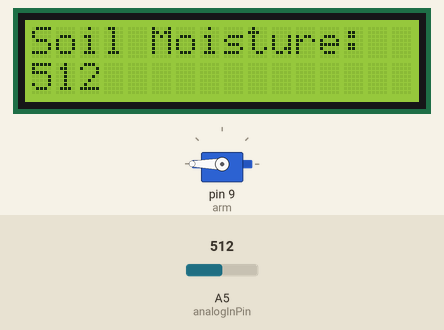
Bench run of a sketch on a simulated Arduino Uno, built with avr-gcc and run on an emulated ATmega328P. On the bench: servo, 16×2 character LCD. Inputs (shaded band) come from the test bench; at power-on: A5 (analogInPin) = 512. What the sketch prints to the serial monitor is not drawn.

Above: at 1.3 s.
1.4 s: A5 (analogInPin) set to 589
At 2.5 s:
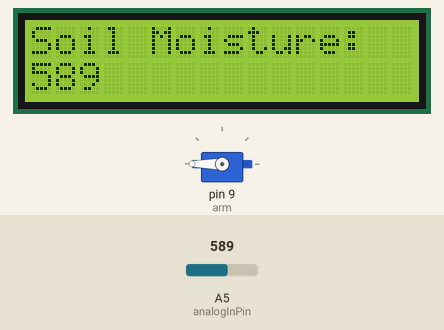
3.2 s: A5 (analogInPin) set to 615
At 4.7 s:
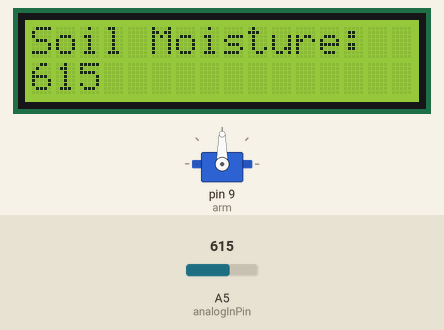
5.2 s: A5 (analogInPin) set to 590
At 6.0 s:
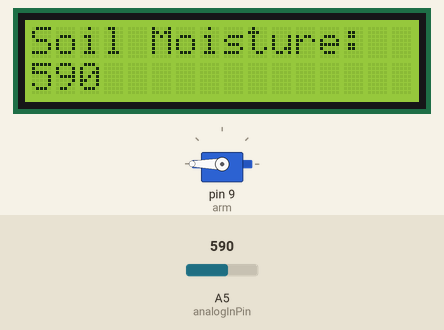
Timing chart, 0 to 8.2 s (numbered marks = the images above; inputs shaded):
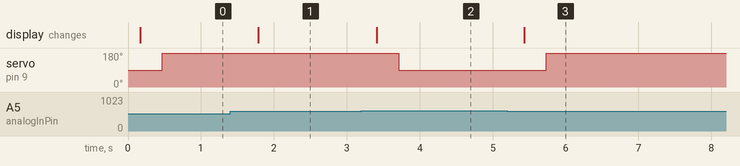

Measured:
- the behaviour switches between 600 and 601 on A5 (analogInPin) (found by bisection; images 1 and 2)
- after the input at 1.4 s, the display: changes after 0.39 s (image 1)
- after the input at 3.2 s, servo on pin 9 (arm): 180° → 90° after 0.51 s; the display: changes after 0.21 s (image 2)
- after the input at 5.2 s, servo on pin 9 (arm): 90° → 180° after 0.54 s; the display: changes after 0.24 s (image 3)

The sketch:

MoistureSensor.ino
```cpp
#include <LiquidCrystal.h>
#include <Servo.h>
// initialize the library with the numbers of the interface pins
LiquidCrystal lcd(12, 11, 5, 4, 3, 2);
// These constants won't change. They're used to give names
// to the pins used:
const int analogInPin = A5; // Analog input pin that the Sensor is attached to
int sensorValue = 0; // value read from the Soil Moisture
Servo arm;
int servopos = 0;


#define DHT11_PIN 7

void setup() {
  arm.attach(9);
// set up the LCD's number of columns and rows:
Serial.begin(9600);
lcd.begin(16, 2);
delay(100);
}
void loop() {

lcd.clear();
lcd.print("Soil Moisture:");// print the results to the LCD Display:
sensorValue = analogRead(analogInPin);// read the analog in value:
lcd.setCursor(0, 1);
lcd.println(sensorValue);
Serial.println(sensorValue);
// wait 300 milliseconds before the next loop for the
//analog-to-digital converter to settle after the last reading:
delay(300);
if (sensorValue < 600) {
  arm.write(200);
  delay (100);
}
if (sensorValue > 600){
    arm.write(90);
    delay(100);
  }
}
```
